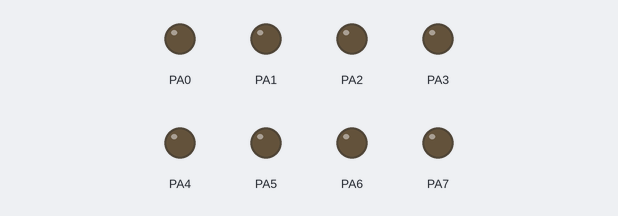
Recording of a program running on a simulated ATmega128, built with avr-gcc and emulated at 7.3728 MHz. Parts: output pins drawn as LEDs (lit = HIGH).

Above: at 0.1 s.
At 4.1 s:
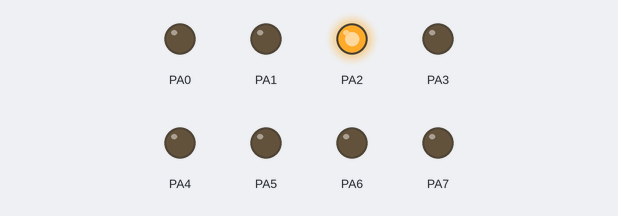
At 9.2 s:
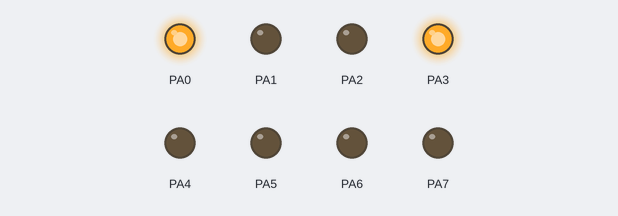
At 19.3 s:
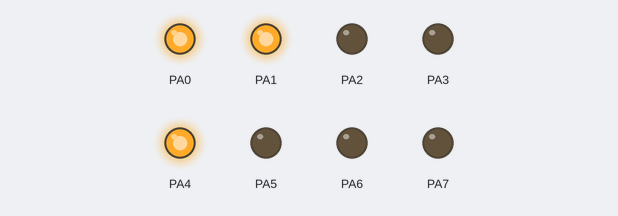
At 28.4 s:
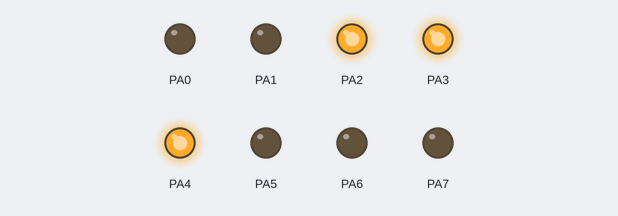
At 38.6 s:
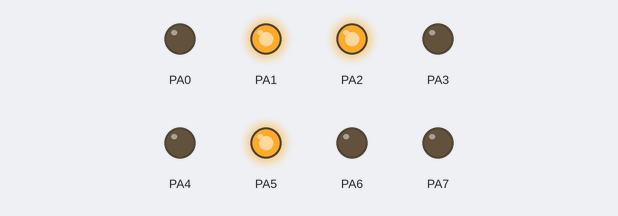
Timing chart, 0 to 40.0 s (numbered marks = the images above):
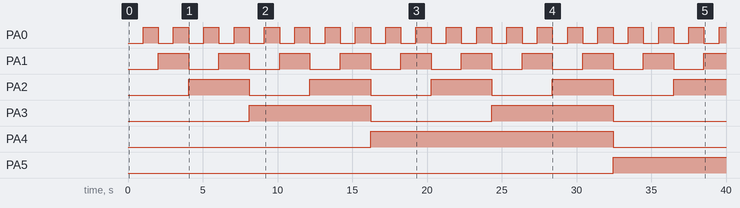

The program:

main.c
```c
/*
 * Timer.c
 *
 * Created: 2020-06-15 오후 4:47:28
 * Author : PKNU
 */

#include <avr/io.h>
#include <avr/interrupt.h>

volatile unsigned char LED_Data = 0x00;
unsigned char timer0cnt=0;
SIGNAL(TIMER0_OVF_vect);


int main(void)
{
    /* Replace with your application code */
	DDRA = 0xFF;
	TCCR0=0x07;//TCCRn에서 CSn0,1,2 : 타이머카운터0에서 1024분주
	TCNT0=183;//TCNT0레지스터 초기값 설정
	TIMSK=0x01;//비트0,6:타이머카운터0/2 오버플로우 인터럽트
	TIFR |= 1 << TOV0;
	sei();
    while (1)
    {
		PORTA = LED_Data;
    }
}

SIGNAL(TIMER0_OVF_vect)
{
	cli();
	TCNT0 = 183;
	timer0cnt++;
	if(timer0cnt == 100) //0.01s*100=1s를 얻기 위한 카운트 횟수
	{
		LED_Data++;
		if(LED_Data>0xFF) LED_Data = 0;
		timer0cnt = 0;
	}
	sei();
}

// TCCRn : 제어
// TIMSK : 개별 T/C INT
// TCNT : 타이머카운터 적재 R
// OCR : 비교일치값 적재
```

Measured:
- by itself, PA0: alternates HIGH for 1.0 s and LOW for 1.0 s
- by itself, PA1: alternates HIGH for 2.0 s and LOW for 2.0 s
- by itself, PA2: alternates HIGH for 4.1 s and LOW for 4.1 s
- by itself, PA3: alternates HIGH for 8.1 s and LOW for 8.1 s
- by itself, PA4: LOW → HIGH at 16.2 s, → LOW 16.2 s later
- by itself, PA5: LOW → HIGH at 32.4 s
